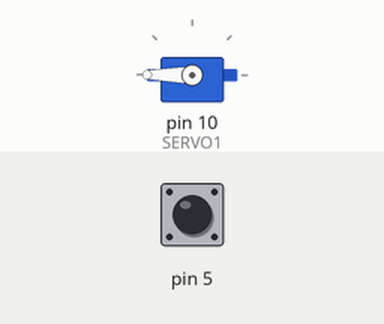
The sketch below on a simulated Arduino Uno, built with avr-gcc and run on an emulated ATmega328P. Parts: servo. Inputs (shaded band) come from the test bench; at power-on: pin 5 HIGH.

Above: at 1.2 s.
1.3 s: pin 5 pulled LOW for 0.15 s
At 2.6 s:
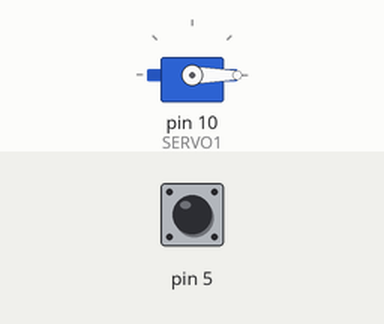
2.9 s: pin 5 pulled LOW for 1 s
At 5.1 s:
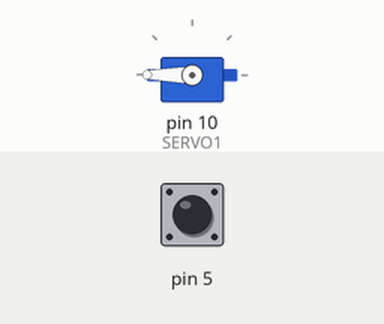
5.4 s: pin 5 pulled LOW for 3.2 s
At 9.9 s:
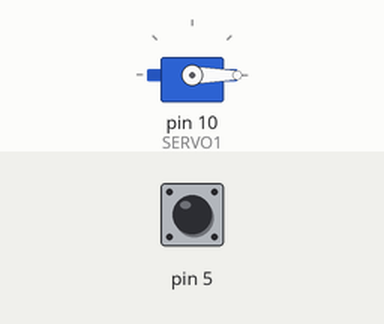
Timing chart, 0 to 11.4 s (numbered marks = the images above; inputs shaded):
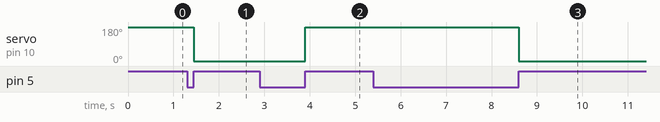

Measured:
- after the input at 1.3 s, servo on pin 10 (SERVO1): 180° → 0° after 0.15 s
- after the input at 2.9 s, servo on pin 10 (SERVO1): 0° → 180° after 1.0 s
- after the input at 5.4 s, servo on pin 10 (SERVO1): 180° → 0° after 3.2 s

The sketch:

lock.ino
```cpp
#include <Servo.h>
const int SERVO1 = 10;
Servo myservo;

//currentState =0 => open
//currentState =1 => close
int state=1;
int previous=0;
int reading;

long time = 0;         // the last time the output pin was toggled
long debounce = 200;   // the debounce time, increase if the output flickers

void setup() {

  myservo.attach(SERVO1);
  myservo.write(0);
  pinMode(5, INPUT_PULLUP);
}

void open() {
   myservo.write(0);
}

void close(){
  myservo.write(90);
}
void loop() {
  //Read digital input
  //If 1 (button pressed)
  //   If currentState == OPEN ->
  //      close();
  //      currentState= CLOSE;
  //
  //   If currentState == CLOSE ->
  //           open();
  //           currentState =OPEN;


reading = digitalRead(5);
// if the input just went from LOW and HIGH and we've waited long enough
  // to ignore any noise on the circuit, toggle the output pin and remember
  // the time
  if (reading == HIGH && previous == LOW && millis() - time > debounce) {
    if (state == HIGH)
      state = 0;
    else
      state = 1;

    time = millis();
  }

   myservo.write(state * 180);

  previous = reading;
}
```
